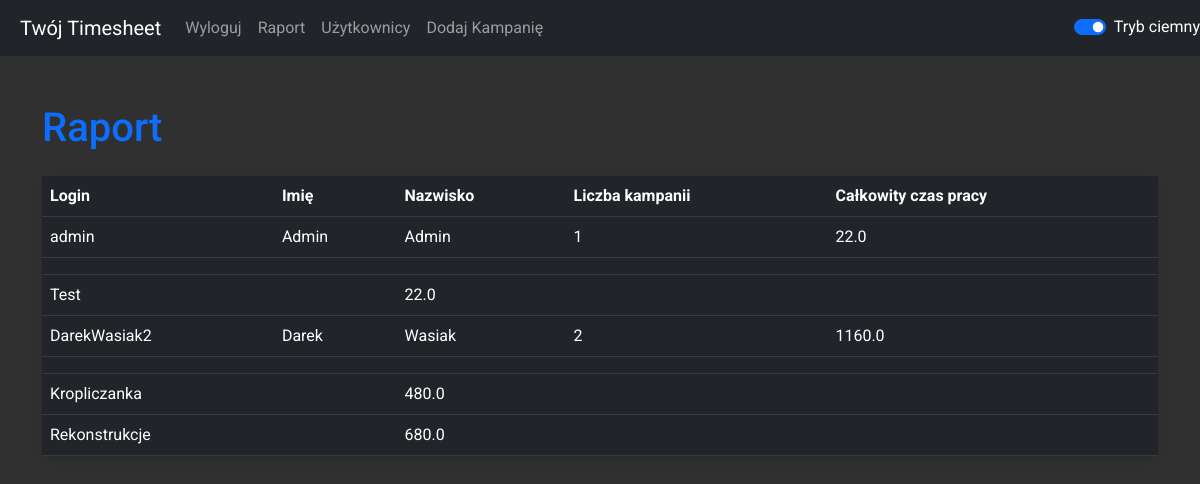
The page /report (signed in) on the database as committed earlier.
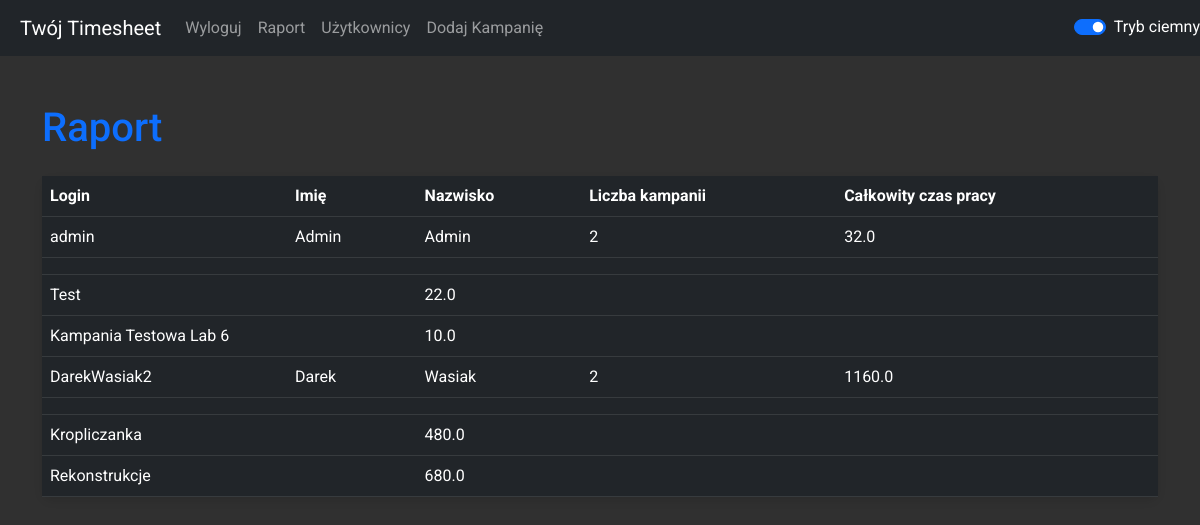
The same page on the database as committed later.
### timesheet.py (models this page shows)
class User(UserMixin, db.Model):
    id = db.Column(db.Integer, primary_key=True, autoincrement=True)
    first_name = db.Column(db.String(50), nullable=False)
    last_name = db.Column(db.String(50), nullable=False)
    pesel = db.Column(db.String(11), unique=True, nullable=False)
    service_line = db.Column(db.String(50), nullable=False)
    password = db.Column(db.String(200), nullable=False)
    username_and_id = db.Column(db.String(100), unique=True, nullable=False)
    campaigns = db.relationship('Campaign', back_populates='user', lazy=True)
    supervisor_id = db.Column(db.Integer, db.ForeignKey('user.id'))
    supervised = db.relationship('User', back_populates='supervisor', foreign_keys=[supervisor_id])
    supervisor = db.relationship('User', back_populates='supervised', remote_side=[id], post_update=True)

class Campaign(db.Model):
    id = db.Column(db.Integer, primary_key=True)
    campaign_id = db.Column(db.Integer, unique=True, nullable=False, default=lambda: random.randint(1000, 9999))
    name = db.Column(db.String(100), nullable=False)
    start_date = db.Column(db.DateTime, nullable=False)
    end_date = db.Column(db.DateTime, nullable=False)
    user_id = db.Column(db.Integer, db.ForeignKey('user.id'), nullable=False)
    created_date = db.Column(db.DateTime, default=datetime.utcnow)
    total_work_time = db.Column(db.Float, default=0.0)
    user = db.relationship('User', back_populates='campaigns')

### timesheet.py (the view)
@app.route('/report', methods=['GET'])
@login_required
def report():
    users = current_user.supervised
    return render_template('report.html', users=users)

### timesheet.py (called while the page is built)
@login_manager.user_loader
def load_user(user_id):
    return User.query.get(int(user_id))

### templates/report.html
{% extends 'base.html' %}
{% block content %}
    <h1 class="mt-5 text-primary">Raport</h1>
    <table class="table mt-4 report-table table-dark-mode">
        <thead>
            <tr>
                <th>Login</th>
                <th>Imię</th>
                <th>Nazwisko</th>
                <th>Liczba kampanii</th>
                <th>Całkowity czas pracy</th>
            </tr>
        </thead>
        <tbody>
            {% for user in users %}
                <tr class="font-weight-bold">
                    <td>{{ user.username_and_id }}</td>
                    <td>{{ user.first_name }}</td>
                    <td>{{ user.last_name }}</td>
                    <td>{{ user.campaigns|length }}</td>
                    <td>{{ user.campaigns|sum(attribute='total_work_time') }}</td>
                </tr>
                <tr>
                    <td colspan="5"></td>
                </tr>
                {% for campaign in user.campaigns %}
                    <tr>
                        <td colspan="2">{{ campaign.name }}</td>
                        <td colspan="3">{{ campaign.total_work_time }}</td>
                    </tr>
                {% endfor %}
            {% endfor %}
        </tbody>
    </table>
{% endblock %}

Rows that differ between the two databases and show on the page:
computed for User "admin": campaigns|length "1" → "2"; campaigns|sum "22.0" → "32.0"
added Campaign: name "Kampania Testowa Lab 6", total_work_time "10.0", shown under User "admin"
